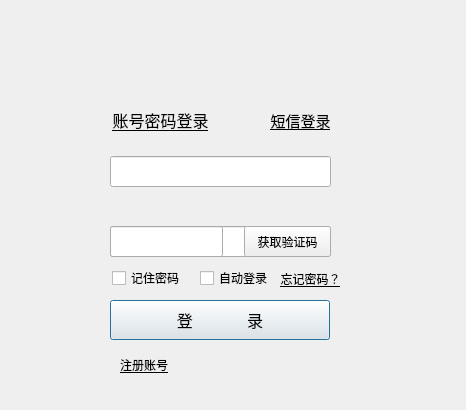
<?xml version="1.0" encoding="UTF-8"?>
<ui version="4.0">
 <class>login</class>
 <widget class="QDialog" name="login">
  <property name="geometry">
   <rect>
    <x>0</x>
    <y>0</y>
    <width>466</width>
    <height>410</height>
   </rect>
  </property>
  <property name="windowTitle">
   <string>login</string>
  </property>
  <widget class="QLineEdit" name="Usr">
   <property name="geometry">
    <rect>
     <x>110</x>
     <y>156</y>
     <width>221</width>
     <height>31</height>
    </rect>
   </property>
   <property name="styleSheet">
    <string notr="true">border-color:gray;</string>
   </property>
   <property name="maxLength">
    <number>20</number>
   </property>
  </widget>
  <widget class="QLineEdit" name="passwd">
   <property name="geometry">
    <rect>
     <x>110</x>
     <y>226</y>
     <width>221</width>
     <height>31</height>
    </rect>
   </property>
   <property name="maxLength">
    <number>10</number>
   </property>
   <property name="echoMode">
    <enum>QLineEdit::Password</enum>
   </property>
  </widget>
  <widget class="QLabel" name="label">
   <property name="geometry">
    <rect>
     <x>110</x>
     <y>100</y>
     <width>101</width>
     <height>41</height>
    </rect>
   </property>
   <property name="text">
    <string>&lt;!DOCTYPE HTML PUBLIC &quot;-//W3C//DTD HTML 4.0//EN&quot; &quot;http://www.w3.org/TR/REC-html40/strict.dtd&quot;&gt;
&lt;html&gt;&lt;head&gt;&lt;meta name=&quot;qrichtext&quot; content=&quot;1&quot; /&gt;&lt;style type=&quot;text/css&quot;&gt;
p, li { white-space: pre-wrap; }
&lt;/style&gt;&lt;/head&gt;&lt;body style=&quot; font-family:'SimSun'; font-size:9pt; font-weight:400; font-style:normal;&quot;&gt;
&lt;p align=&quot;center&quot; style=&quot; margin-top:0px; margin-bottom:0px; margin-left:0px; margin-right:0px; -qt-block-indent:0; text-indent:0px;&quot;&gt;&lt;span style=&quot; font-size:12pt; text-decoration: underline;&quot;&gt;账号密码登录&lt;/span&gt;&lt;/p&gt;&lt;/body&gt;&lt;/html&gt;</string>
   </property>
  </widget>
  <widget class="QPushButton" name="Login">
   <property name="geometry">
    <rect>
     <x>110</x>
     <y>300</y>
     <width>220</width>
     <height>40</height>
    </rect>
   </property>
   <property name="font">
    <font>
     <family>Agency FB</family>
     <pointsize>12</pointsize>
    </font>
   </property>
   <property name="text">
    <string>登             录</string>
   </property>
  </widget>
  <widget class="QLabel" name="logon">
   <property name="geometry">
    <rect>
     <x>120</x>
     <y>350</y>
     <width>54</width>
     <height>31</height>
    </rect>
   </property>
   <property name="text">
    <string>&lt;!DOCTYPE HTML PUBLIC &quot;-//W3C//DTD HTML 4.0//EN&quot; &quot;http://www.w3.org/TR/REC-html40/strict.dtd&quot;&gt;
&lt;html&gt;&lt;head&gt;&lt;meta name=&quot;qrichtext&quot; content=&quot;1&quot; /&gt;&lt;style type=&quot;text/css&quot;&gt;
p, li { white-space: pre-wrap; }
&lt;/style&gt;&lt;/head&gt;&lt;body style=&quot; font-family:'SimSun'; font-size:9pt; font-weight:400; font-style:normal;&quot;&gt;
&lt;p style=&quot; margin-top:0px; margin-bottom:0px; margin-left:0px; margin-right:0px; -qt-block-indent:0; text-indent:0px;&quot;&gt;&lt;span style=&quot; text-decoration: underline;&quot;&gt;注册账号&lt;/span&gt;&lt;/p&gt;&lt;/body&gt;&lt;/html&gt;</string>
   </property>
  </widget>
  <widget class="QLabel" name="mail_login">
   <property name="geometry">
    <rect>
     <x>250</x>
     <y>100</y>
     <width>101</width>
     <height>41</height>
    </rect>
   </property>
   <property name="text">
    <string>&lt;!DOCTYPE HTML PUBLIC &quot;-//W3C//DTD HTML 4.0//EN&quot; &quot;http://www.w3.org/TR/REC-html40/strict.dtd&quot;&gt;
&lt;html&gt;&lt;head&gt;&lt;meta name=&quot;qrichtext&quot; content=&quot;1&quot; /&gt;&lt;style type=&quot;text/css&quot;&gt;
p, li { white-space: pre-wrap; }
&lt;/style&gt;&lt;/head&gt;&lt;body style=&quot; font-family:'SimSun'; font-size:9pt; font-weight:400; font-style:normal;&quot;&gt;
&lt;p align=&quot;center&quot; style=&quot; margin-top:0px; margin-bottom:0px; margin-left:0px; margin-right:0px; -qt-block-indent:0; text-indent:0px;&quot;&gt;&lt;span style=&quot; font-size:11pt; text-decoration: underline;&quot;&gt;短信登录&lt;/span&gt;&lt;/p&gt;&lt;/body&gt;&lt;/html&gt;</string>
   </property>
  </widget>
  <widget class="QLabel" name="losepasswd">
   <property name="geometry">
    <rect>
     <x>270</x>
     <y>270</y>
     <width>81</width>
     <height>29</height>
    </rect>
   </property>
   <property name="text">
    <string>&lt;!DOCTYPE HTML PUBLIC &quot;-//W3C//DTD HTML 4.0//EN&quot; &quot;http://www.w3.org/TR/REC-html40/strict.dtd&quot;&gt;
&lt;html&gt;&lt;head&gt;&lt;meta name=&quot;qrichtext&quot; content=&quot;1&quot; /&gt;&lt;style type=&quot;text/css&quot;&gt;
p, li { white-space: pre-wrap; }
&lt;/style&gt;&lt;/head&gt;&lt;body style=&quot; font-family:'SimSun'; font-size:9pt; font-weight:400; font-style:normal;&quot;&gt;
&lt;p align=&quot;center&quot; style=&quot; margin-top:0px; margin-bottom:0px; margin-left:0px; margin-right:0px; -qt-block-indent:0; text-indent:0px;&quot;&gt;&lt;span style=&quot; text-decoration: underline;&quot;&gt;忘记密码？&lt;/span&gt;&lt;/p&gt;
&lt;p align=&quot;center&quot; style=&quot;-qt-paragraph-type:empty; margin-top:0px; margin-bottom:0px; margin-left:0px; margin-right:0px; -qt-block-indent:0; text-indent:0px; text-decoration: underline;&quot;&gt;&lt;/p&gt;&lt;/body&gt;&lt;/html&gt;</string>
   </property>
  </widget>
  <widget class="QLineEdit" name="authcode">
   <property name="geometry">
    <rect>
     <x>110</x>
     <y>226</y>
     <width>113</width>
     <height>31</height>
    </rect>
   </property>
  </widget>
  <widget class="QPushButton" name="auth_code">
   <property name="geometry">
    <rect>
     <x>244</x>
     <y>226</y>
     <width>87</width>
     <height>31</height>
    </rect>
   </property>
   <property name="text">
    <string>获取验证码</string>
   </property>
  </widget>
  <widget class="QCheckBox" name="checkBox">
   <property name="enabled">
    <bool>true</bool>
   </property>
   <property name="geometry">
    <rect>
     <x>112</x>
     <y>270</y>
     <width>71</width>
     <height>16</height>
    </rect>
   </property>
   <property name="text">
    <string>记住密码</string>
   </property>
   <property name="checked">
    <bool>false</bool>
   </property>
  </widget>
  <widget class="QCheckBox" name="checkBox_2">
   <property name="geometry">
    <rect>
     <x>200</x>
     <y>270</y>
     <width>71</width>
     <height>16</height>
    </rect>
   </property>
   <property name="text">
    <string>自动登录</string>
   </property>
   <property name="checked">
    <bool>false</bool>
   </property>
  </widget>
  <widget class="QWidget" name="widget" native="true">
   <property name="geometry">
    <rect>
     <x>0</x>
     <y>0</y>
     <width>471</width>
     <height>80</height>
    </rect>
   </property>
   <property name="styleSheet">
    <string notr="true">background-image: url(:/images/img/head.png);</string>
   </property>
  </widget>
 </widget>
 <layoutdefault spacing="6" margin="11"/>
 <resources/>
 <connections/>
</ui>
